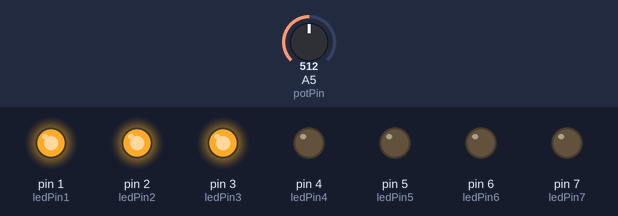
A sketch run on a simulated Arduino Uno, built with avr-gcc and run on an emulated ATmega328P. On the bench: output pins drawn as LEDs (lit = HIGH). The test bench sets the inputs (shaded band); at power-on: A5 (potPin) = 512.

Above: at 1.2 s.
1.3 s: A5 (potPin) set to 577
2.8 s: A5 (potPin) set to 600
At 3.4 s:
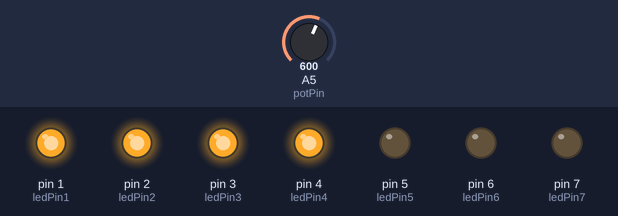
4.3 s: A5 (potPin) set to 306
At 4.6 s:
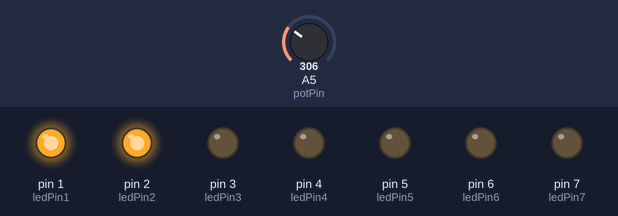
5.8 s: A5 (potPin) set to 279
At 6.9 s:
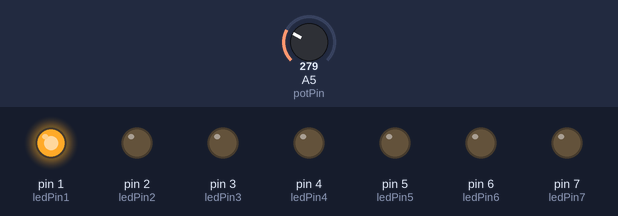
7.3 s: A5 (potPin) set to 157
8.8 s: A5 (potPin) set to 139
At 9.2 s:
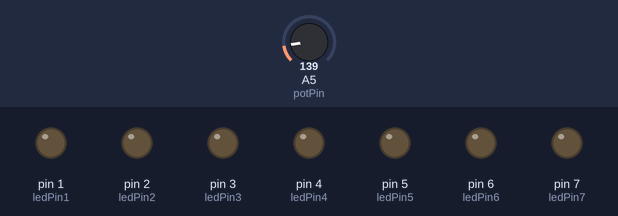
Timing chart, 0 to 11.3 s (numbered marks = the images above; inputs shaded):
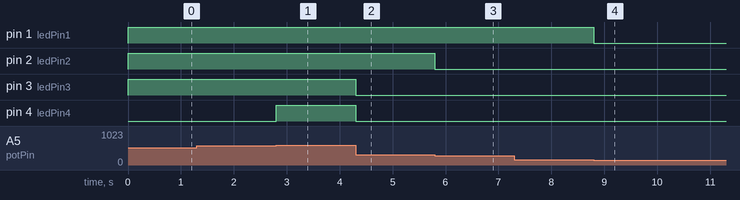

The sketch:

sketch_sep17_opdracht_3.ino
```cpp
const int ledPin1 = 1;
const int ledPin2 = 2;
const int ledPin3 = 3;
const int ledPin4 = 4;
const int ledPin5 = 5;
const int ledPin6 = 6;
const int ledPin7 = 7;
const int potPin = A5;
int potmeterWaarde = 0; // potmeter voltage uitgedrukt tussen 0 en 1023

void setup()
{
  // zet 1 tot 7 pin outputs (had ook wel in een loopje gekund)
  pinMode(ledPin1, OUTPUT);
  pinMode(ledPin2, OUTPUT);
  pinMode(ledPin3, OUTPUT);
  pinMode(ledPin4, OUTPUT);
  pinMode(ledPin5, OUTPUT);
  pinMode(ledPin6, OUTPUT);
  pinMode(ledPin7, OUTPUT);
  // zet pot pin als input
  pinMode(potPin, INPUT);
}

void loop()
{
  // lees potmeter waarde uit
  potmeterWaarde = analogRead(potPin);
  // loop door outputs van led lampjes
  for (int i = 1; i < 8; i++) {
    // verdeel maximale waarde, gedeeld door 7 lampjes, als led keer deelgroep binnen huidige waarde valt, zet led aan
    if (potmeterWaarde > 1023 / 7 * i) {
      digitalWrite(i, HIGH); // zet led aan
    } else {
      digitalWrite(i, LOW); // zet led uit
    }
  }
}
```

Measured:
- the behaviour switches between 584 and 585 on A5 (potPin) (found by bisection; images 0 and 1)
- the behaviour switches between 293 and 292 on A5 (potPin) (found by bisection; images 2 and 3)
- the behaviour switches between 147 and 146 on A5 (potPin) (found by bisection; images 3 and 4)
- after the input at 1.3 s, every drawn part: stays the same
- after the input at 2.8 s, pin 4 (ledPin4): LOW → HIGH at once
- after the input at 4.3 s, pin 3 (ledPin3), pin 4 (ledPin4): HIGH → LOW at once
- after the input at 5.8 s, pin 2 (ledPin2): HIGH → LOW at once
- after the input at 7.3 s, every drawn part: stays the same
- after the input at 8.8 s, pin 1 (ledPin1): HIGH → LOW at once
